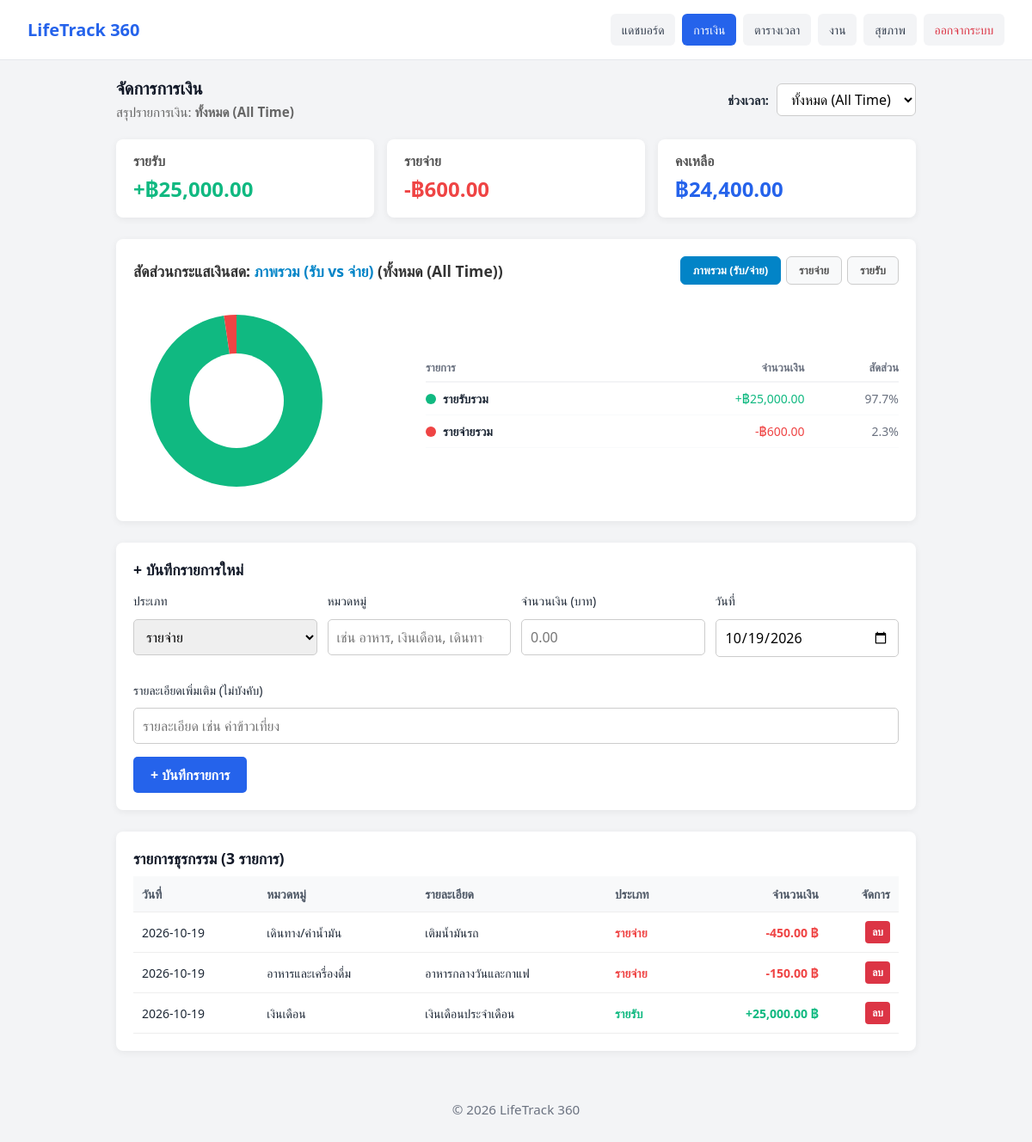
/finance.php (signed in), run on the app's committed database.
### tables this page shows
CREATE TABLE finance_transactions (
    id INT AUTO_INCREMENT PRIMARY KEY,
    user_id INT NOT NULL,
    type ENUM('income', 'expense') NOT NULL,
    amount DECIMAL(10, 2) NOT NULL,
    category VARCHAR(100) NOT NULL,
    description TEXT NULL,
    transaction_date DATE NOT NULL,
    created_at TIMESTAMP DEFAULT CURRENT_TIMESTAMP,
    FOREIGN KEY (user_id) REFERENCES users(id) ON DELETE CASCADE
);

### finance.php (the view, shortened to what this page needs)
<?php
require_once 'config/database.php';
$user_id = $_SESSION['user_id'];
$selectedPeriod = isset($_GET['period']) ? $_GET['period'] : 'all';
$chartType = isset($_GET['chart_type']) ? $_GET['chart_type'] : 'all_flow';
$dateCondition = "";
$queryParams = [':uid' => $user_id];$displayTitle = "ทั้งหมด (All Time)";
$incomeStmt =$pdo->prepare("SELECT COALESCE(SUM(amount), 0) AS total FROM finance_transactions WHERE user_id = :uid AND type = 'income' $dateCondition");
$incomeStmt->execute($queryParams);
$totalIncome = (float)$incomeStmt->fetch()['total'];
$expenseStmt =$pdo->prepare("SELECT COALESCE(SUM(amount), 0) AS total FROM finance_transactions WHERE user_id = :uid AND type = 'expense' $dateCondition");
$expenseStmt->execute($queryParams);
$totalExpense = (float)$expenseStmt->fetch()['total'];
$balance = $totalIncome -$totalExpense;
$chartTotals = [];$chartColors = [];
if ($chartType === 'all_flow') {
    if ($totalIncome > 0 || $totalExpense > 0) {$chartLabels = ['รายรับรวม', 'รายจ่ายรวม'];
        $chartTotals = [$totalIncome, $totalExpense];$chartColors = ['#10b981', '#ef4444'];
    }
}
$listStmt =$pdo->prepare("
    SELECT * FROM finance_transactions
    WHERE user_id = :uid $dateCondition
    ORDER BY transaction_date DESC, id DESC
");
$listStmt->execute($queryParams);
$transactions =$listStmt->fetchAll();
?>
<!DOCTYPE html>
<html lang="th">
<head>
  <link rel="stylesheet" href="assets/css/reset.css">
  <link rel="stylesheet" href="assets/css/base.css">
  <link rel="stylesheet" href="assets/css/layout.css">
  <link rel="stylesheet" href="assets/css/components.css">
</head>
<body>
  <header>
    <div style="display: flex; justify-content: space-between; align-items: center;">
      <h1>LifeTrack 360</h1>
    </div>
    <nav id="main-nav">
      <ul>
        <li><a href="index.php">แดชบอร์ด</a></li>
        <li><a href="finance.php" class="active">การเงิน</a></li>
        <li><a href="schedules.php">ตารางเวลา</a></li>
        <li><a href="tasks.php">งาน</a></li>
        <li><a href="health.php">สุขภาพ</a></li>
        <li><a href="logout.php" style="color: #dc3545;">ออกจากระบบ</a></li>
      </ul>
    </nav>
  </header>
  <main class="finance-container">
    <div style="display: flex; justify-content: space-between; align-items: center; flex-wrap: wrap; gap: 10px; margin-bottom: 20px;">
      <div>
        <h2>จัดการการเงิน</h2>
        <p style="color: #666;">สรุปรายการเงิน: <strong><?php echo $displayTitle; ?></strong></p>
      </div>
      <form action="finance.php" method="GET">
        <label for="period" style="font-size: 0.9rem; font-weight: bold; margin-right: 5px;">ช่วงเวลา:</label>
        <select name="period" id="period" onchange="this.form.submit()" style="padding: 6px 12px; border-radius: 6px; border: 1px solid #ccc; background: #fff; cursor: pointer;">
          <option value="all" <?php echo ($selectedPeriod === 'all') ? 'selected' : ''; ?>>ทั้งหมด (All Time)</option>
        </select>
      </form>
    </div>
    <div class="summary-grid">
      <div class="summary-box">
        <h4>รายรับ</h4>
        <div class="amount text-income">+฿<?php echo number_format($totalIncome, 2); ?></div>
      </div>
      <div class="summary-box">
        <h4>รายจ่าย</h4>
        <div class="amount text-expense">-฿<?php echo number_format($totalExpense, 2); ?></div>
      </div>
      <div class="summary-box">
        <h4>คงเหลือ</h4>
        <div class="amount text-balance">฿<?php echo number_format($balance, 2); ?></div>
      </div>
    </div>
    <div class="form-card">
      <div style="display: flex; justify-content: space-between; align-items: center; flex-wrap: wrap; gap: 10px;">
        <h3 style="font-size: 1.1rem; color: #333;">
          <?php if ($chartType === 'all_flow'): ?>
            สัดส่วนกระแสเงินสด: <span style="color: #0284c7;">ภาพรวม (รับ vs จ่าย)</span>
          <?php elseif ($chartType === 'expense'): ?>
            สัดส่วนหมวดหมู่: <span style="color: #dc3545;">รายจ่าย</span>
          <?php else: ?>
            สัดส่วนหมวดหมู่: <span style="color: #10b981;">รายรับ</span>
          <?php endif; ?>
          (<?php echo $displayTitle; ?>)
        </h3>
        <div style="display: flex; gap: 6px;">
          <a href="finance.php?period=<?php echo $selectedPeriod; ?>&chart_type=all_flow" class="tab-btn <?php echo $chartType === 'all_flow' ? 'active-all' : ''; ?>">ภาพรวม (รับ/จ่าย)</a>
          <a href="finance.php?period=<?php echo $selectedPeriod; ?>&chart_type=expense" class="tab-btn <?php echo $chartType === 'expense' ? 'active-expense' : ''; ?>">รายจ่าย</a>
          <a href="finance.php?period=<?php echo $selectedPeriod; ?>&chart_type=income" class="tab-btn <?php echo $chartType === 'income' ? 'active-income' : ''; ?>">รายรับ</a>
        </div>
      </div>
      <?php if (!empty($chartTotals) && array_sum($chartTotals) > 0): ?>
        <div class="chart-layout">
          <div style="text-align: center;">
            <canvas id="expenseDonutCanvas" width="240" height="240"></canvas>
          </div>
          <div>
            <table style="width: 100%; border-collapse: collapse;">
              <thead>
                <tr style="border-bottom: 2px solid #f3f4f6; color: #6b7280; font-size: 13px;">
                  <th style="padding: 6px 0; text-align: left;">รายการ</th>
                  <th style="padding: 6px 0; text-align: right;">จำนวนเงิน</th>
                  <th style="padding: 6px 0; text-align: right;">สัดส่วน</th>
                </tr>
              </thead>
              <tbody id="chart-table-body"></tbody>
            </table>
          </div>
        </div>
      <?php else: ?>
        <p style="color: #888; text-align: center; padding: 25px 0;">ไม่มีข้อมูลธุรกรรมในช่วงเวลานี้</p>
      <?php endif; ?>
    </div>
    <div class="form-card">
      <h3 style="margin-bottom: 15px;">+ บันทึกรายการใหม่</h3>
      <form action="finance.php?period=<?php echo $selectedPeriod; ?>&chart_type=<?php echo$chartType; ?>" method="POST">
        <div class="form-row">
          <div class="form-group">
            <label for="type">ประเภท</label>
            <select name="type" id="type" onchange="updateCategorySuggestions()" required>
              <option value="expense">รายจ่าย</option>
            </select>
          </div>
          <div class="form-group">
            <label for="category">หมวดหมู่</label>
            <input type="text" name="category" id="category" list="category-list" placeholder="เช่น อาหาร, เงินเดือน, เดินทาง" required>
          </div>
          <div class="form-group">
            <label for="amount">จำนวนเงิน (บาท)</label>
            <input type="number" step="0.01" min="0.01" name="amount" id="amount" placeholder="0.00" required>
          </div>
          <div class="form-group">
            <label for="transaction_date">วันที่</label>
            <input type="date" name="transaction_date" id="transaction_date" value="<?php echo date('Y-m-d'); ?>" required>
          </div>
        </div>
        <div class="form-group" style="margin-bottom: 15px;">
          <label for="description">รายละเอียดเพิ่มเติม (ไม่บังคับ)</label>
          <input type="text" name="description" id="description" placeholder="รายละเอียด เช่น ค่าข้าวเที่ยง">
        </div>
        <button type="submit" class="btn-submit">+ บันทึกรายการ</button>
      </form>
    </div>
    <div class="table-card">
      <h3>รายการธุรกรรม (<?php echo count($transactions); ?> รายการ)</h3>
      <?php if (count($transactions) > 0): ?>
        <table class="data-table">
          <thead>
            <tr>
              <th>วันที่</th>
              <th>หมวดหมู่</th>
              <th>รายละเอียด</th>
              <th>ประเภท</th>
              <th style="text-align: right;">จำนวนเงิน</th>
              <th style="text-align: right;">จัดการ</th>
            </tr>
          </thead>
          <tbody>
            <?php foreach ($transactions as$row): ?>
              <tr>
                <td><?php echo htmlspecialchars($row['transaction_date']); ?></td>
                <td><?php echo htmlspecialchars($row['category']); ?></td>
                <td><?php echo htmlspecialchars($row['description'] ?? '-'); ?></td>
                <td>
                  <?php if ($row['type'] === 'income'): ?>
                    <span style="color: #10b981; font-weight: bold;">รายรับ</span>
                  <?php else: ?>
                    <span style="color: #ef4444; font-weight: bold;">รายจ่าย</span>
                  <?php endif; ?>
                </td>
                <td style="text-align: right; font-weight: bold; color: <?php echo $row['type'] === 'income' ? '#10b981' : '#ef4444'; ?>;">
                  <?php echo ($row['type'] === 'income' ? '+' : '-') . number_format($row['amount'], 2); ?> ฿
                </td>
                <td style="text-align: right;">
                  <a href="finance.php?action=delete&id=<?php echo $row['id']; ?>&period=<?php echo urlencode($selectedPeriod); ?>&chart_type=<?php echo urlencode($chartType); ?>" class="btn-delete" onclick="return confirm('ยืนยันลบรายการนี้หรือไม่? ยอดรวมจะถูกคำนวณใหม่ทันที');">ลบ</a>
                </td>
              </tr>
            <?php endforeach; ?>
          </tbody>
        </table>
      <?php else: ?>
        <p style="color: #888; margin-top: 10px;">ยังไม่มีรายการ</p>
      <?php endif; ?>
    </div>
  </main>
  <footer>
    <p>&copy; 2026 LifeTrack 360</p>
  </footer>
</body>
</html>

### assets/css/base.css (style rules this page uses)
:root { --primary-color: #2563eb; --primary-dark: #1d4ed8; --success-color: #10b981; --warning-color: #f59e0b; --danger-color: #ef4444; --bg-main: #f3f4f6; --bg-card: #ffffff; --text-main: #111827; --text-muted: #6b7280; --border-color: #e5e7eb; }
h1, h2, h3, h4 { font-weight: 700; line-height: 1.25; color: var(--text-main); }
h1 { font-size: 1.5rem; }
h2 { font-size: 1.25rem; }
h3 { font-size: 1.1rem; }
p { color: var(--text-muted); font-size: 0.95rem; }
nav ul > li { display: block; width: 100%; }
@media (min-width: 769px) { nav ul > li { display: inline-block; width: auto; } }
nav a { font-weight: 500; }
h2 + p { margin-top: 0.25rem; }

### assets/css/layout.css (style rules this page uses)
header { background-color: #ffffff; padding: 1rem; border-bottom: 1px solid #e5e7eb; display: flex; flex-direction: column; gap: 0.75rem; }
header h1 { font-size: 1.25rem; color: #2563eb; }
#main-nav { display: none; width: 100%; }
header nav ul { display: flex; flex-direction: column; gap: 0.5rem; width: 100%; }
header nav a { display: block; width: 100%; text-align: center; padding: 0.5rem 0.8rem; border-radius: 6px; font-size: 0.875rem; background-color: #f3f4f6; color: #374151; transition: background-color 0.2s ease; text-decoration: none; }
header nav a:hover, header nav a.active { background-color: #2563eb; color: #ffffff; }
main { padding: 1.5rem 1rem; max-width: 1200px; margin: 0 auto; }
footer { text-align: center; padding: 2rem 1rem; color: #9ca3af; font-size: 0.85rem; }
@media (min-width: 769px) { #main-nav { display: block !important; width: auto; } }
@media (min-width: 769px) { header nav ul { flex-direction: row; width: auto; } }
@media (min-width: 769px) { header nav a { display: inline-block; width: auto; } }
@media (min-width: 1024px) { header { flex-direction: row; justify-content: space-between; align-items: center; padding: 1rem 2rem; } }
@media (min-width: 1024px) { main { padding: 2.5rem 2rem; } }
.table-card, .list-card { overflow-x: auto; -webkit-overflow-scrolling: touch; }
table.data-table th, table.data-table td { white-space: nowrap; }
table.data-table td:nth-child(2) { white-space: normal; }

### assets/css/components.css (style rules this page uses)
.btn-delete { display: inline-block; padding: 4px 8px; border-radius: 4px; font-size: 12px; font-weight: 600; text-decoration: none; background-color: var(--danger-color, #ef4444); color: #ffffff; border: none; cursor: pointer; transition: opacity 0.2s ease; }
.form-group { margin-bottom: 1rem; display: flex; flex-direction: column; gap: 0.35rem; }
table.data-table { width: 100%; border-collapse: collapse; margin-top: 10px; }
table.data-table th, table.data-table td { border-bottom: 1px solid #eee; padding: 10px; text-align: left; font-size: 14px; }
table.data-table th { background: #f8f9fa; color: #4b5563; font-weight: 600; }

### data on the page
finance_transactions: transaction_date "2026-10-19", category "เดินทาง/ค่าน้ำมัน", description "เติมน้ำมันรถ", type "รายจ่าย", amount "450.00"
finance_transactions: transaction_date "2026-10-19", category "อาหารและเครื่องดื่ม", description "อาหารกลางวันและกาแฟ", type "รายจ่าย", amount "150.00"
finance_transactions: transaction_date "2026-10-19", category "เงินเดือน", description "เงินเดือนประจำเดือน", type "รายรับ", amount "25,000.00"

### other printed values
$displayTitle "ทั้งหมด (All Time)"
$totalIncome "25,000.00"
$totalExpense "600.00"
$balance "24,400.00"
count($transactions) "3"
chart data {{ json_encode($chartTotals) }} [25000,600]
